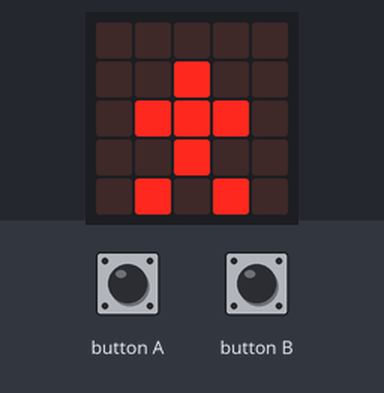
A program run on a simulated BBC micro:bit (MakeCode). Shown: the board's 5×5 LED display. The inputs (shaded band) are chosen by the test bench.

Above: at 1.9 s.
2.0 s: button A pressed for 0.15 s
At 2.35 s:
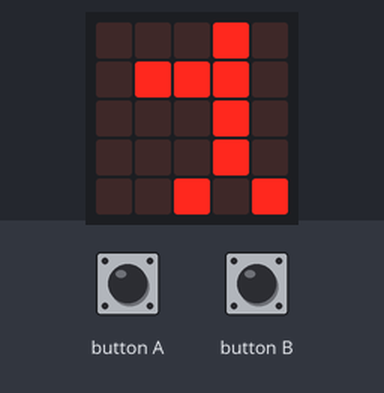
2.7 s: button B pressed for 0.15 s
At 3.95 s:
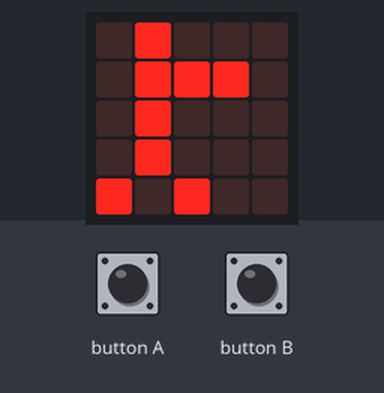
At 6.5 s:
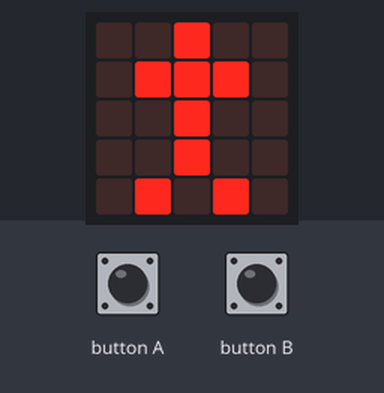
Timing chart, 0 to 8.0 s (numbered marks = the images above; inputs shaded):
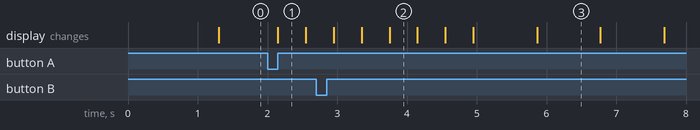

The program:

main.ts
```typescript
input.onButtonPressed(Button.A, function () {
    basic.showLeds(`
        . . . # .
        . # # # .
        . . . # .
        . . . # .
        . . # . #
        `)
    basic.showLeds(`
        . . . # .
        # . # # .
        . . . # .
        . . . # .
        . . # . #
        `)
    basic.showLeds(`
        . . . # .
        . . # # .
        . . . # .
        . . . # .
        . . # . #
        `)
})
input.onButtonPressed(Button.B, function () {
    basic.showLeds(`
        . # . . .
        . # # # .
        . # . . .
        . # . . .
        # . # . .
        `)
    basic.showLeds(`
        . # . . .
        . # # . #
        . # . . .
        . # . . .
        # . # . .
        `)
    basic.showLeds(`
        . # . . .
        . # # . .
        . # . . .
        . # . . .
        # . # . .
        `)
})
basic.showLeds(`
    . . # . .
    . # # # .
    . . # . .
    . . # . .
    . # . # .
    `)
basic.forever(function () {
    basic.showLeds(`
        . . # . .
        . # # # .
        . . # . .
        . . # . .
        . # . # .
        `)
    basic.pause(500)
    basic.showLeds(`
        . . . . .
        . . # . .
        . # # # .
        . . # . .
        . # . # .
        `)
    basic.pause(500)
})
```

test.ts
```typescript
// les tests vont ici ; cela ne sera pas compilé si ce paquet est utilisé en tant qu'extension.
```

Measured:
- after the input at 2.0 s, the display: changes after 0.15 s (image 1)
- what the display in image 1 shows lasts 0.4 s, from 2.2 s to 2.6 s
- what the display in image 3 shows lasts 0.9 s, from 5.9 s to 6.8 s
